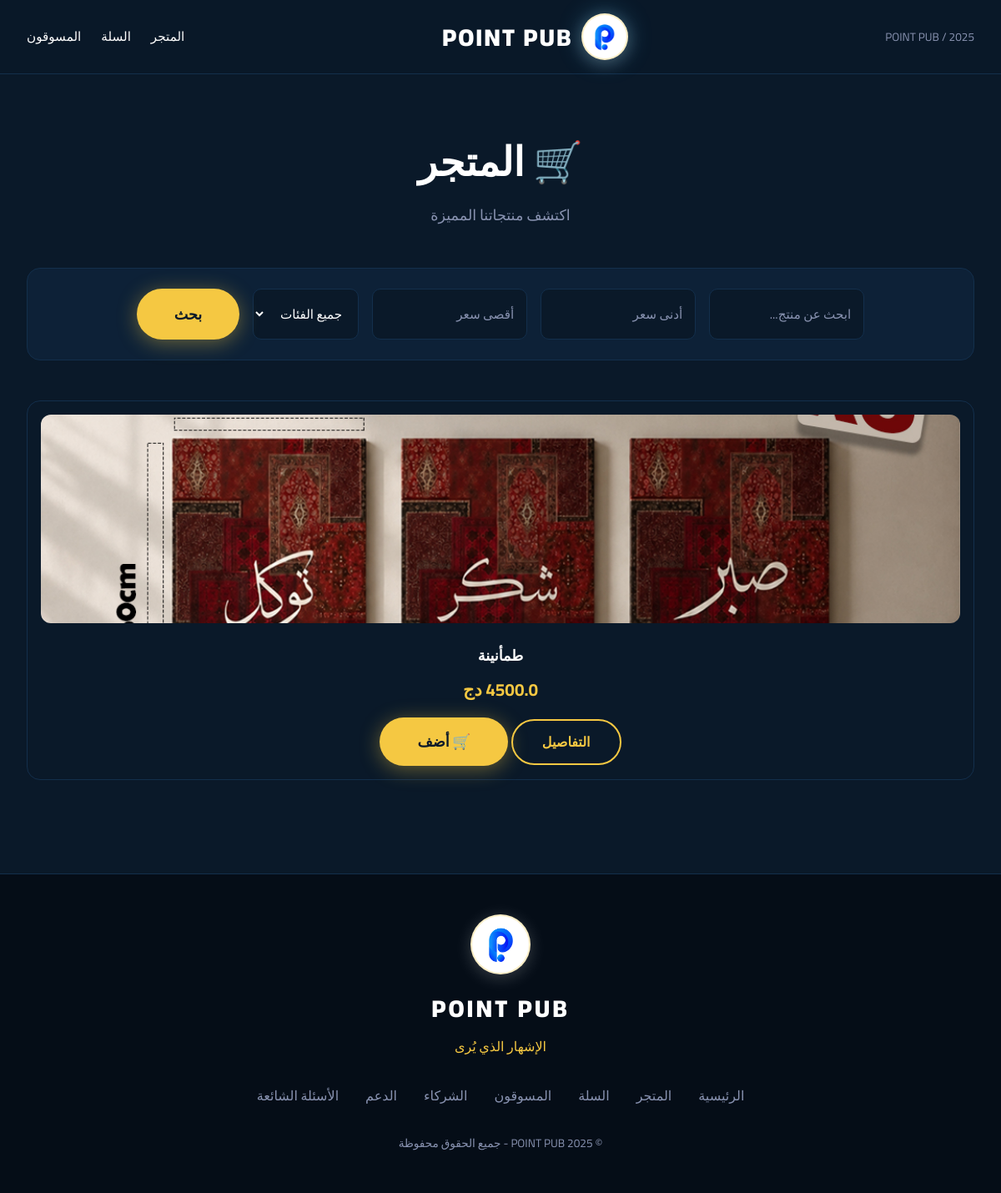
Page /shop on the committed database.
### models.py (models this page shows)
class Product(db.Model):
    id = db.Column(db.Integer, primary_key=True)
    name = db.Column(db.String(200), nullable=False)
    description = db.Column(db.Text, nullable=True)
    price = db.Column(db.Float, nullable=False)
    old_price = db.Column(db.Float, nullable=True)
    image = db.Column(db.String(200), nullable=True)
    category = db.Column(db.String(100), nullable=True)
    stock = db.Column(db.Integer, default=0)
    is_active = db.Column(db.Boolean, default=True)
    created_at = db.Column(db.DateTime, default=datetime.utcnow)

### app.py (the view)
@app.route('/shop')
def shop():
    search = request.args.get('search', '')
    min_price = request.args.get('min_price', type=float)
    max_price = request.args.get('max_price', type=float)
    category = request.args.get('category', '')
    query = Product.query.filter_by(is_active=True)
    if search:
        query = query.filter(Product.name.contains(search))
    if min_price:
        query = query.filter(Product.price >= min_price)
    if max_price:
        query = query.filter(Product.price <= max_price)
    if category:
        query = query.filter_by(category=category)
    products = query.all()
    categories = db.session.query(Product.category).distinct().all()
    return render_template('shop.html',
                           products=products,
                           categories=categories,
                           search=search,
                           min_price=min_price,
                           max_price=max_price)

### app.py (called while the page is built)
@app.context_processor
def cart_count():
    cart = session.get('cart', {})
    count = sum(cart.values()) if cart else 0
    return {'cart_count': count}

### templates/shop.html (shortened to what this page needs)
{% extends "base.html" %}
{% block content %}
<section class="shop-section">
    <h1>🛒 المتجر</h1>
    <p class="subtitle">اكتشف منتجاتنا المميزة</p>
    <form method="GET" class="filters-form">
        <input type="text" name="search" placeholder="ابحث عن منتج..." value="{{ search }}">
        <input type="number" name="min_price" placeholder="أدنى سعر" value="{{ min_price or '' }}">
        <input type="number" name="max_price" placeholder="أقصى سعر" value="{{ max_price or '' }}">
        <select name="category">
            <option value="">جميع الفئات</option>
        </select>
        <button type="submit" class="btn-primary">بحث</button>
    </form>
    <div class="products-grid">
        {% for product in products %}
        <div class="product-card">
            <img src="{{ url_for('static', filename='images/products/' + product.image) if product.image else 'https://via.placeholder.com/300x300/0a1929/f5c842?text=POINT+PUB' }}" alt="{{ product.name }}">
            <h3>{{ product.name }}</h3>
            <p class="product-price">{{ product.price }} دج</p>
            <div class="product-actions">
                <a href="{{ url_for('product_detail', id=product.id) }}" class="btn-outline">التفاصيل</a>
                <a href="{{ url_for('add_to_cart', id=product.id) }}" class="btn-primary">🛒 أضف</a>
            </div>
        </div>
        {% else %}
        <p class="no-products">لا توجد منتجات حالياً</p>
        {% endfor %}
    </div>
</section>
{% endblock %}

### static/css/style.css (style rules this page uses)
* { margin: 0; padding: 0; box-sizing: border-box; }
:root { --dark-bg: #0a1929; --dark-card: #0d2137; --dark-border: #132f4c; --blue-light: #4fc3f7; --blue-medium: #0288d1; --gold: #f5c842; --white: #ffffff; --gray: #8892b0; --success: #25d366; --danger: #e74c3c; }
body { font-family: 'Cairo', 'Tahoma', sans-serif; background-color: var(--dark-bg); color: var(--white); line-height: 1.7; direction: rtl; min-height: 100vh; }
a { text-decoration: none; color: inherit; }
.btn-primary { display: inline-block; padding: 14px 45px; background: var(--gold); color: var(--dark-bg); font-weight: 700; font-size: 1.1rem; border-radius: 50px; text-decoration: none; transition: 0.3s; border: none; cursor: pointer; box-shadow: 0 4px 25px rgba(245, 200, 66, 0.4); font-family: inherit; }
.btn-outline { display: inline-block; padding: 12px 35px; border: 2px solid var(--gold); color: var(--gold); font-weight: 600; border-radius: 50px; text-decoration: none; transition: 0.3s; background: transparent; cursor: pointer; font-family: inherit; }
section { padding: 5rem 2rem; }
.subtitle, .section-subtitle { text-align: center; color: var(--gray); font-size: 1.1rem; margin-bottom: 3rem; }
.products-grid { display: grid; grid-template-columns: repeat(auto-fit, minmax(250px, 1fr)); gap: 2rem; max-width: 1200px; margin: 3rem auto; }
.product-card { background: var(--dark-bg); border-radius: 16px; padding: 1rem; border: 1px solid var(--dark-border); transition: 0.3s; text-align: center; }
.product-card img { width: 100%; height: 250px; object-fit: cover; border-radius: 12px; margin-bottom: 1rem; }
.product-card h3 { font-size: 1.1rem; color: var(--white); margin-bottom: 0.5rem; }
.product-price { color: var(--gold); font-size: 1.3rem; font-weight: 700; margin-bottom: 1rem; }
.shop-section { max-width: 1200px; margin: 0 auto; padding: 4rem 2rem; }
.shop-section h1 { text-align: center; font-size: 3rem; color: var(--white); margin-bottom: 0.5rem; }
.filters-form { display: flex; gap: 1rem; flex-wrap: wrap; justify-content: center; margin-bottom: 3rem; background: var(--dark-card); padding: 1.5rem; border-radius: 16px; border: 1px solid var(--dark-border); }
.filters-form input, .filters-form select { padding: 10px 15px; background: var(--dark-bg); border: 1px solid var(--dark-border); border-radius: 10px; color: var(--white); font-family: inherit; font-size: 0.95rem; }
.filters-form input::placeholder { color: var(--gray); }

### rows in the picture
Product: image (picture), name "طمأنينة", price "4500.0"
